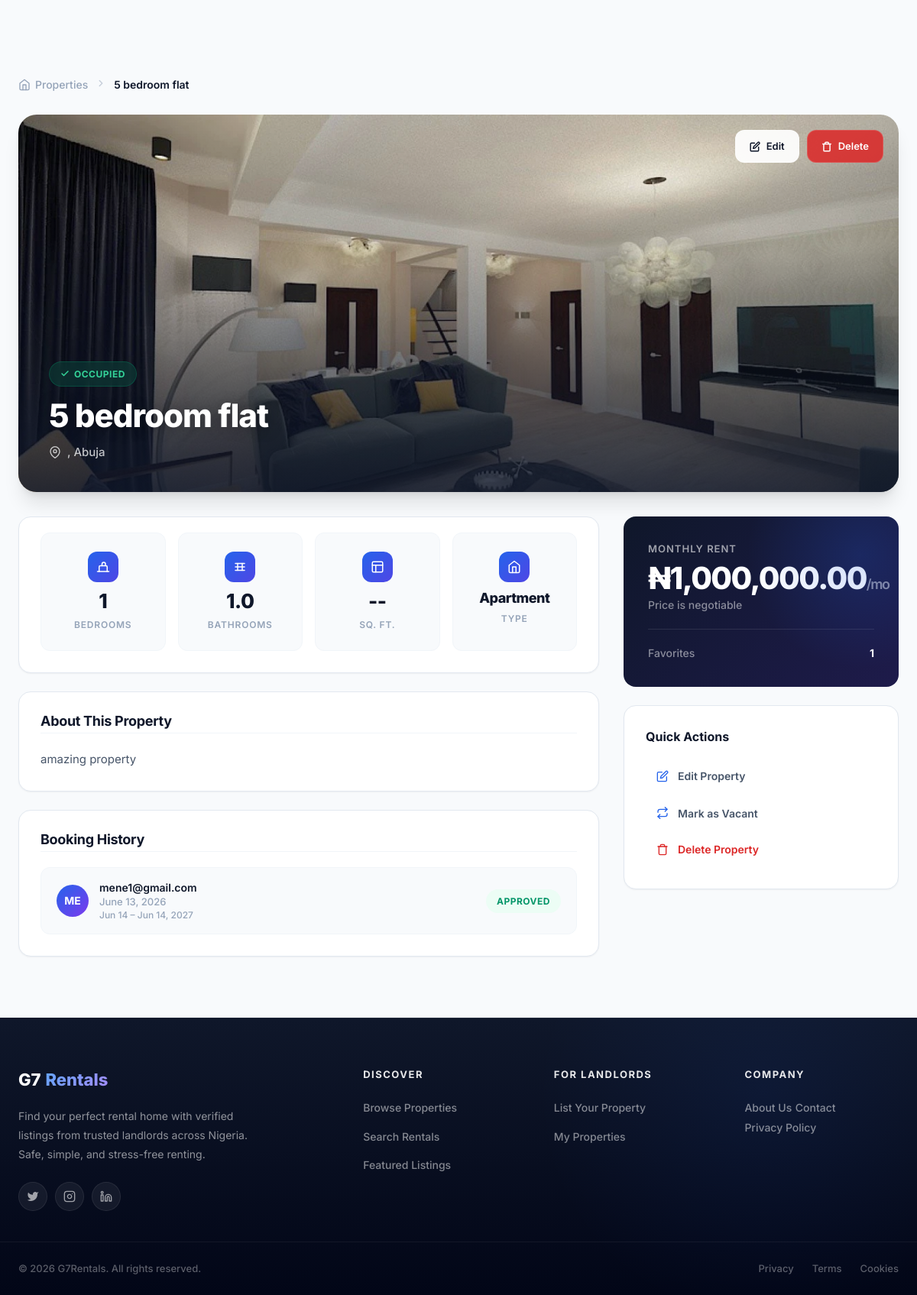
Page /accounts/my-properties/7/ (signed in) on the committed database.
### listings/models.py (models this page shows, shortened)
class Property(models.Model):
    PROPERTY_TYPE_CHOICES = [
        ('apartment', 'Apartment'),
        ('house', 'House'),
        ('studio', 'Studio'),
        ('condo', 'Condo'),
        ('townhouse', 'Townhouse'),
        ('commercial', 'Commercial'),
    ]
    STATUS_CHOICES = [
        ('vacant', 'Vacant'),
        ('occupied', 'Occupied'),
        ('maintenance', 'Under Maintenance'),
    ]
    owner = models.ForeignKey(
        User,
        on_delete=models.CASCADE,
        related_name='properties'
    )
    title = models.CharField(max_length=200)
    description = models.TextField(blank=True)
    price = models.DecimalField(max_digits=12, decimal_places=2)
    address = models.CharField(max_length=255, default="")
    city = models.CharField(max_length=100, default="Abuja")
    state = models.CharField(max_length=100, blank=True)
    zip_code = models.CharField(max_length=20, blank=True)
    location = models.CharField(max_length=255, blank=True, help_text="Neighborhood or area description")
    property_type = models.CharField(max_length=20, choices=PROPERTY_TYPE_CHOICES, default='apartment')
    bedrooms = models.PositiveIntegerField(default=1)
    bathrooms = models.DecimalField(max_digits=3, decimal_places=1, default=1.0)
    sqft = models.PositiveIntegerField(default=0, verbose_name="Square Feet")
    image = models.ImageField(upload_to='properties/')
    status = models.CharField(max_length=20, choices=STATUS_CHOICES, default='vacant')
    is_available = models.BooleanField(default=True)
    amenities = models.CharField(max_length=500, blank=True, help_text="Comma-separated: Pool, Gym, WiFi, etc.")
    created_at = models.DateTimeField(auto_now_add=True)
    updated_at = models.DateTimeField(auto_now=True)
    class Meta:
        ordering = ['-created_at']

### bookings/models.py (models this page shows, shortened)
class Booking(models.Model):
    STATUS_CHOICES = [
        ('pending', 'Pending'),
        ('approved', 'Approved'),
        ('rejected', 'Rejected'),
        ('cancelled', 'Cancelled'),
    ]
    property = models.ForeignKey(
        'listings.Property',
        on_delete=models.CASCADE,
        related_name='bookings'
    )
    tenant = models.ForeignKey(
    settings.AUTH_USER_MODEL,
    on_delete=models.CASCADE,
    related_name='tenant_bookings',
    null=True,
    blank=True
    )
    landlord = models.ForeignKey(
        settings.AUTH_USER_MODEL,
        on_delete=models.CASCADE,
        related_name='landlord_bookings',
        null=True,
        blank=True
    )
    start_date = models.DateField()
    end_date = models.DateField()
    total_price = models.DecimalField(max_digits=12, decimal_places=2, default=0)
    status = models.CharField(max_length=20, choices=STATUS_CHOICES, default='pending')
    notes = models.TextField(blank=True)
    created_at = models.DateTimeField(auto_now_add=True)
    updated_at = models.DateTimeField(auto_now=True)
    class Meta:
        ordering = ['-created_at']

### accounts/models.py (models this page shows, shortened)
class User(AbstractUser):
    USER_TYPE_CHOICES = (
        ('tenant', 'Tenant'),
        ('landlord', 'Landlord'),
    )
    user_type = models.CharField(max_length=10, choices=USER_TYPE_CHOICES)
    email = models.EmailField(unique=True)
    phone = models.CharField(max_length=15, blank=True, null=True)
    is_verified = models.BooleanField(default=False)
    is_landlord = models.BooleanField(default=False)
    USERNAME_FIELD = 'email'
    REQUIRED_FIELDS = ['username']

### accounts/views.py (the view)
# urls.py: path('my-properties/<int:pk>/', views.property_detail, name='property_detail'),
@login_required
def property_detail(request, pk):
    if request.user.user_type != 'landlord':
        messages.error(request, "Access denied.")
        return redirect('accounts:tenant_dashboard')
    property_obj = get_object_or_404(Property, pk=pk, owner=request.user)
    bookings = Booking.objects.filter(property=property_obj).order_by('-id')
    favorites_count = Favorite.objects.filter(property=property_obj).count()
    current_tenant = None
    current_booking = None
    if property_obj.status == 'occupied':
        current_booking = Booking.objects.filter(
            property=property_obj,
            status='Approved'
        ).select_related('tenant').first()
        if current_booking:
            current_tenant = current_booking.user
    context = {
        'property': property_obj,
        'bookings': bookings,
        'favorites_count': favorites_count,
        'current_tenant': current_tenant,
        'current_booking': current_booking,
    }
    return render(request, 'accounts/property_detail.html', context)

### accounts/templates/accounts/property_detail.html (shortened to what this page needs)
{% extends 'accounts/base.html' %}
{% load humanize %}
{% load static %}
{% block content %}
<div class="property-page">
    <nav class="breadcrumb" aria-label="Breadcrumb">
        <a href="{% url 'accounts:property_list' %}">
            <svg width="16" height="16" viewBox="0 0 24 24" fill="none" stroke="currentColor" stroke-width="2" stroke-linecap="round" stroke-linejoin="round">
                <path d="M3 9l9-7 9 7v11a2 2 0 0 1-2 2H5a2 2 0 0 1-2-2z"></path>
                <polyline points="9 22 9 12 15 12 15 22"></polyline>
            </svg>
            Properties
        </a>
        <span class="breadcrumb-separator">
            <svg width="14" height="14" viewBox="0 0 24 24" fill="none" stroke="currentColor" stroke-width="2.5" stroke-linecap="round" stroke-linejoin="round">
                <polyline points="9 18 15 12 9 6"></polyline>
            </svg>
        </span>
        <span class="breadcrumb-current">{{ property.title }}</span>
    </nav>
    <div class="property-hero">
        {% if property.image %}
        <img src="{{ property.image.url }}" alt="{{ property.title }}" loading="eager">
        {% endif %}
        <div class="hero-overlay"></div>
        <div class="hero-actions">
            <a href="{% url 'accounts:property_update' property.pk %}" class="hero-btn hero-btn-edit">
                <svg width="14" height="14" viewBox="0 0 24 24" fill="none" stroke="currentColor" stroke-width="2.5" stroke-linecap="round" stroke-linejoin="round">
                    <path d="M11 4H4a2 2 0 0 0-2 2v14a2 2 0 0 0 2 2h14a2 2 0 0 0 2-2v-7"></path>
                    <path d="M18.5 2.5a2.121 2.121 0 0 1 3 3L12 15l-4 1 1-4 9.5-9.5z"></path>
                </svg>
                <span>Edit</span>
            </a>
            <a href="{% url 'accounts:property_delete' property.pk %}" class="hero-btn hero-btn-delete">
                <svg width="14" height="14" viewBox="0 0 24 24" fill="none" stroke="currentColor" stroke-width="2.5" stroke-linecap="round" stroke-linejoin="round">
                    <polyline points="3 6 5 6 21 6"></polyline>
                    <path d="M19 6v14a2 2 0 0 1-2 2H7a2 2 0 0 1-2-2V6m3 0V4a2 2 0 0 1 2-2h4a2 2 0 0 1 2 2v2"></path>
                </svg>
                <span>Delete</span>
            </a>
        </div>
        <div class="hero-content">
            <span class="status-badge status-{{ property.status|default:'default' }}">
                {% if property.status == 'occupied' %}
                <svg width="12" height="12" viewBox="0 0 24 24" fill="none" stroke="currentColor" stroke-width="3" stroke-linecap="round" stroke-linejoin="round">
                    <polyline points="20 6 9 17 4 12"></polyline>
                </svg>
                {% elif property.status == 'vacant' %}
                <svg width="12" height="12" viewBox="0 0 24 24" fill="none" stroke="currentColor" stroke-width="3" stroke-linecap="round" stroke-linejoin="round">
                    <circle cx="12" cy="12" r="10"></circle>
                    <line x1="12" y1="8" x2="12" y2="16"></line>
                    <line x1="8" y1="12" x2="16" y2="12"></line>
                </svg>
                {% endif %}
                {{ property.get_status_display|default:property.status|title }}
            </span>
            <h1 class="hero-title">{{ property.title }}</h1>
            <div class="hero-location">
                <svg width="16" height="16" viewBox="0 0 24 24" fill="none" stroke="currentColor" stroke-width="2" stroke-linecap="round" stroke-linejoin="round">
                    <path d="M21 10c0 7-9 13-9 13s-9-6-9-13a9 9 0 0 1 18 0z"></path>
                    <circle cx="12" cy="10" r="3"></circle>
                </svg>
                {{ property.address }}{% if property.city %}, {{ property.city }}{% endif %}{% if property.state %}, {{ property.state }}{% endif %}{% if property.zip_code %} {{ property.zip_code }}{% endif %}
            </div>
        </div>
    </div>
    <div class="property-grid">
        <div class="main-column">
            <div class="card" style="margin-bottom: 24px;">
                <div class="card-body">
                    <div class="stats-grid">
                        <div class="stat-item">
                            <div class="stat-icon">
                                <svg width="18" height="18" viewBox="0 0 24 24" fill="none" stroke="currentColor" stroke-width="2" stroke-linecap="round" stroke-linejoin="round">
                                    <path d="M2 20h20"></path>
                                    <path d="M5 20v-8a2 2 0 0 1 2-2h10a2 2 0 0 1 2 2v8"></path>
                                    <path d="M10 10V7a3 3 0 0 1 6 0v3"></path>
                                </svg>
                            </div>
                            <div class="stat-value">{{ property.bedrooms|default:"--" }}</div>
                            <div class="stat-label">Bedrooms</div>
                        </div>
                        <div class="stat-item">
                            <div class="stat-icon">
                                <svg width="18" height="18" viewBox="0 0 24 24" fill="none" stroke="currentColor" stroke-width="2" stroke-linecap="round" stroke-linejoin="round">
                                    <path d="M4 12h16"></path>
                                    <path d="M4 18h16"></path>
                                    <path d="M4 6h16"></path>
                                    <path d="M8 6v12"></path>
                                    <path d="M16 6v12"></path>
                                </svg>
                            </div>
                            <div class="stat-value">{{ property.bathrooms|default:"--" }}</div>
                            <div class="stat-label">Bathrooms</div>
                        </div>
                        <div class="stat-item">
                            <div class="stat-icon">
                                <svg width="18" height="18" viewBox="0 0 24 24" fill="none" stroke="currentColor" stroke-width="2" stroke-linecap="round" stroke-linejoin="round">
                                    <rect x="3" y="3" width="18" height="18" rx="2" ry="2"></rect>
                                    <line x1="3" y1="9" x2="21" y2="9"></line>
                                    <line x1="9" y1="21" x2="9" y2="9"></line>
                                </svg>
                            </div>
                            <div class="stat-value">{{ property.sqft|default:"--" }}</div>
                            <div class="stat-label">Sq. Ft.</div>
                        </div>
                        <div class="stat-item">
                            <div class="stat-icon">
                                <svg width="18" height="18" viewBox="0 0 24 24" fill="none" stroke="currentColor" stroke-width="2" stroke-linecap="round" stroke-linejoin="round">
                                    <path d="M3 9l9-7 9 7v11a2 2 0 0 1-2 2H5a2 2 0 0 1-2-2z"></path>
                                    <polyline points="9 22 9 12 15 12 15 22"></polyline>
                                </svg>
                            </div>
                            <div class="stat-value" style="font-size: 18px; text-transform: capitalize;">{{ property.property_type|default:"--" }}</div>
                            <div class="stat-label">Type</div>
                        </div>
                    </div>
                </div>
            </div>
            <div class="card" style="margin-bottom: 24px;">
                <div class="card-header">
                    <h2 class="card-title">About This Property</h2>
                </div>
                <div class="card-divider"></div>
                <div class="card-body">
                    <div class="description-text">
                        {{ property.description|default:"No description has been provided for this property yet."|linebreaks }}
                    </div>
                </div>
            </div>
            <div class="card">
                <div class="card-header">
                    <h2 class="card-title">Booking History</h2>
                </div>
                <div class="card-divider"></div>
                <div class="card-body">
                    {% if bookings %}
                    <div>
                       {% for booking in bookings %}
<div class="booking-item">
    <div class="booking-user">
        <div class="booking-avatar">
            {{ booking.tenant.get_full_name|default:booking.tenant.email|slice:":2"|upper }}
        </div>
        <div class="booking-info">
            <div class="booking-name">{{ booking.tenant.get_full_name|default:booking.tenant.email }}</div>
            <div class="booking-date">{{ booking.created_at|date:"F j, Y" }}</div>
            {% if booking.start_date and booking.end_date %}
            <div class="booking-date" style="color:var(--text-muted);font-size:12px;">
                {{ booking.start_date|date:"M d" }} – {{ booking.end_date|date:"M d, Y" }}
            </div>
            {% endif %}
        </div>
    </div>
    <span class="booking-status status-{{ booking.status|lower }}">
        {{ booking.status }}
    </span>
</div>
{% empty %}
<div style="text-align:center;padding:40px;color:var(--text-muted);">
    No bookings yet for this property.
</div>
{% endfor %}
                    </div>
                    {% endif %}
                </div>
            </div>
        </div>
        <div class="sidebar">
            <div class="price-card">
                <div class="price-label">Monthly Rent</div>
                <div class="price-value">₦{{ property.price|intcomma }}<span>/mo</span></div>
                <div class="price-period">Price is negotiable</div>
                <div class="price-divider"></div>
                <div class="price-stat">
                    <span class="price-stat-label">Favorites</span>
                    <span class="price-stat-value">{{ favorites_count|default:"0" }}</span>
                </div>
            </div>
            <div class="actions-card">
                <div class="actions-title">Quick Actions</div>
                <div class="action-list">
                    <a href="{% url 'accounts:property_update' property.pk %}" class="action-item">
                        <svg width="16" height="16" viewBox="0 0 24 24" fill="none" stroke="currentColor" stroke-width="2" stroke-linecap="round" stroke-linejoin="round">
                            <path d="M11 4H4a2 2 0 0 0-2 2v14a2 2 0 0 0 2 2h14a2 2 0 0 0 2-2v-7"></path>
                            <path d="M18.5 2.5a2.121 2.121 0 0 1 3 3L12 15l-4 1 1-4 9.5-9.5z"></path>
                        </svg>
                        Edit Property
                    </a>
                    <form method="post" action="{% url 'accounts:property_toggle_status' property.pk %}" style="margin: 0;">
                        <button type="submit" class="action-item">
                            Mark as {% if property.status == 'vacant' %}Occupied{% else %}Vacant{% endif %}
                        </button>
                    </form>
                    <a href="{% url 'accounts:property_delete' property.pk %}" class="action-item danger">
                        <svg width="16" height="16" viewBox="0 0 24 24" fill="none" stroke="currentColor" stroke-width="2" stroke-linecap="round" stroke-linejoin="round">
                            <polyline points="3 6 5 6 21 6"></polyline>
                            <path d="M19 6v14a2 2 0 0 1-2 2H7a2 2 0 0 1-2-2V6m3 0V4a2 2 0 0 1 2-2h4a2 2 0 0 1 2 2v2"></path>
                        </svg>
                        Delete Property
                    </a>
                </div>
            </div>
        </div>
    </div>
</div>
{% endblock %}

### rows in the picture
Property: title "5 bedroom flat", image (picture), status "OCCUPIED", city "Abuja", bedrooms "1", bathrooms "1.0", sqft "--", property_type "Apartment", description "amazing property", price "1,000,000.00"
Booking: tenant.get_full_name "ME", tenant.get_full_name "mene1@gmail.com", created_at "June 13, 2026", start_date "Jun 14", end_date "Jun 14, 2027", status "APPROVED"

### other values in the picture
{{ favorites_count|default:"0" }} "1"
